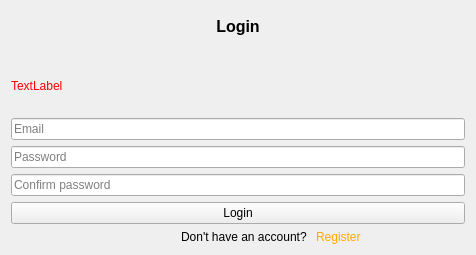
<?xml version="1.0" encoding="UTF-8"?>
<ui version="4.0">
 <class>StartWidget</class>
 <widget class="QWidget" name="StartWidget">
  <property name="geometry">
   <rect>
    <x>0</x>
    <y>0</y>
    <width>476</width>
    <height>255</height>
   </rect>
  </property>
  <property name="windowTitle">
   <string>Form</string>
  </property>
  <layout class="QVBoxLayout" name="verticalLayout">
   <property name="topMargin">
    <number>0</number>
   </property>
   <item>
    <widget class="QLabel" name="actionNameLb">
     <property name="font">
      <font>
       <pointsize>12</pointsize>
       <bold>true</bold>
      </font>
     </property>
     <property name="styleSheet">
      <string notr="true">color: rgb(0, 0, 0)</string>
     </property>
     <property name="text">
      <string>Login</string>
     </property>
     <property name="alignment">
      <set>Qt::AlignmentFlag::AlignCenter</set>
     </property>
    </widget>
   </item>
   <item>
    <widget class="QLabel" name="errorLb">
     <property name="styleSheet">
      <string notr="true">color: rgb(255, 0, 0)</string>
     </property>
     <property name="text">
      <string>TextLabel</string>
     </property>
     <property name="textFormat">
      <enum>Qt::TextFormat::MarkdownText</enum>
     </property>
    </widget>
   </item>
   <item>
    <widget class="QLineEdit" name="emailEdt">
     <property name="inputMask">
      <string/>
     </property>
     <property name="text">
      <string/>
     </property>
     <property name="placeholderText">
      <string>Email</string>
     </property>
    </widget>
   </item>
   <item>
    <widget class="QLineEdit" name="passEdt">
     <property name="inputMask">
      <string/>
     </property>
     <property name="text">
      <string/>
     </property>
     <property name="echoMode">
      <enum>QLineEdit::EchoMode::Password</enum>
     </property>
     <property name="placeholderText">
      <string>Password</string>
     </property>
    </widget>
   </item>
   <item>
    <widget class="QLineEdit" name="confirmPassEdt">
     <property name="echoMode">
      <enum>QLineEdit::EchoMode::Password</enum>
     </property>
     <property name="placeholderText">
      <string>Confirm password</string>
     </property>
    </widget>
   </item>
   <item>
    <widget class="QPushButton" name="loginBtn">
     <property name="text">
      <string>Login</string>
     </property>
    </widget>
   </item>
   <item>
    <layout class="QHBoxLayout" name="horizontalLayout_3" stretch="2,1">
     <item>
      <widget class="QLabel" name="actionChangeLb">
       <property name="text">
        <string>Don't have an account? </string>
       </property>
       <property name="alignment">
        <set>Qt::AlignmentFlag::AlignRight|Qt::AlignmentFlag::AlignTrailing|Qt::AlignmentFlag::AlignVCenter</set>
       </property>
      </widget>
     </item>
     <item>
      <widget class="QPushButton" name="actionChangeBtn">
       <property name="cursor">
        <cursorShape>PointingHandCursor</cursorShape>
       </property>
       <property name="layoutDirection">
        <enum>Qt::LayoutDirection::LeftToRight</enum>
       </property>
       <property name="styleSheet">
        <string notr="true">border: none;
color: rgb(255, 170, 0);
text-align: left;</string>
       </property>
       <property name="text">
        <string>Register</string>
       </property>
      </widget>
     </item>
    </layout>
   </item>
  </layout>
 </widget>
 <resources/>
 <connections/>
</ui>
